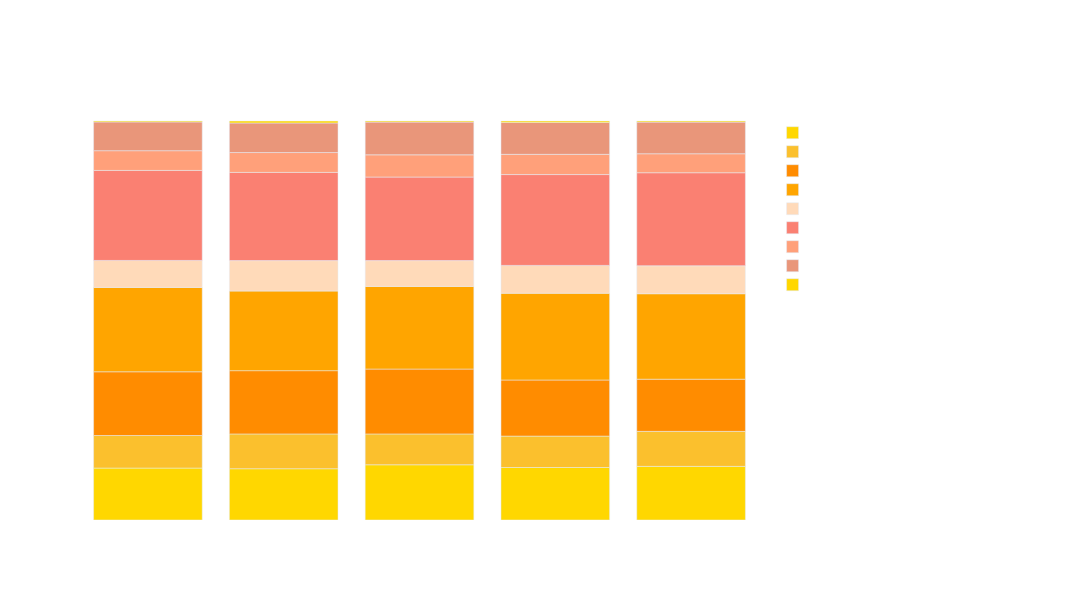

Notebook cell for this chart:
### Code cell


### Figure 1 — Plotly figure (JSON) as saved in the notebook; plotly's stock layout.template omitted (floating-point values rounded to 4 significant figures)
{"data": [{"alignmentgroup": "True", "hovertemplate": "OrgSize=1,000 to 4,999 employees<br>Year=%{x}<br>Percent=%{y}<extra></extra>", "legendgroup": "1,000 to 4,999 employees", "marker": {"color": "#FFD700", "pattern": {"shape": ""}}, "name": "1,000 to 4,999 employees", "offsetgroup": "1,000 to 4,999 employees", "orientation": "v", "showlegend": true, "textposition": "auto", "type": "bar", "x": [2020, 2021, 2022, 2023, 2024], "xaxis": "x", "y": [13.01, 12.85, 13.84, 13.16, 13.44], "yaxis": "y"}, {"alignmentgroup": "True", "hovertemplate": "OrgSize=10 to 19 employees<br>Year=%{x}<br>Percent=%{y}<extra></extra>", "legendgroup": "10 to 19 employees", "marker": {"color": "#FBC02D", "pattern": {"shape": ""}}, "name": "10 to 19 employees", "offsetgroup": "10 to 19 employees", "orientation": "v", "showlegend": true, "textposition": "auto", "type": "bar", "x": [2020, 2021, 2022, 2023, 2024], "xaxis": "x", "y": [8.16, 8.721, 7.727, 7.875, 8.769], "yaxis": "y"}, {"alignmentgroup": "True", "hovertemplate": "OrgSize=10,000 or more employees<br>Year=%{x}<br>Percent=%{y}<extra></extra>", "legendgroup": "10,000 or more employees", "marker": {"color": "#FF8C00", "pattern": {"shape": ""}}, "name": "10,000 or more employees", "offsetgroup": "10,000 or more employees", "orientation": "v", "showlegend": true, "textposition": "auto", "type": "bar", "x": [2020, 2021, 2022, 2023, 2024], "xaxis": "x", "y": [15.97, 15.85, 16.26, 14.06, 13.08], "yaxis": "y"}, {"alignmentgroup": "True", "hovertemplate": "OrgSize=100 to 499 employees<br>Year=%{x}<br>Percent=%{y}<extra></extra>", "legendgroup": "100 to 499 employees", "marker": {"color": "#FFA500", "pattern": {"shape": ""}}, "name": "100 to 499 employees", "offsetgroup": "100 to 499 employees", "orientation": "v", "showlegend": true, "textposition": "auto", "type": "bar", "x": [2020, 2021, 2022, 2023, 2024], "xaxis": "x", "y": [21.15, 19.95, 20.71, 21.74, 21.42], "yaxis": "y"}, {"alignmentgroup": "True", "hovertemplate": "OrgSize=2 to 9 employees<br>Year=%{x}<br>Percent=%{y}<extra></extra>", "legendgroup": "2 to 9 employees", "marker": {"color": "#FFDAB9", "pattern": {"shape": ""}}, "name": "2 to 9 employees", "offsetgroup": "2 to 9 employees", "orientation": "v", "showlegend": true, "textposition": "auto", "type": "bar", "x": [2020, 2021, 2022, 2023, 2024], "xaxis": "x", "y": [6.754, 7.636, 6.467, 6.982, 7.023], "yaxis": "y"}, {"alignmentgroup": "True", "hovertemplate": "OrgSize=20 to 99 employees<br>Year=%{x}<br>Percent=%{y}<extra></extra>", "legendgroup": "20 to 99 employees", "marker": {"color": "#FA8072", "pattern": {"shape": ""}}, "name": "20 to 99 employees", "offsetgroup": "20 to 99 employees", "orientation": "v", "showlegend": true, "textposition": "auto", "type": "bar", "x": [2020, 2021, 2022, 2023, 2024], "xaxis": "x", "y": [22.56, 22.1, 20.94, 22.77, 23.31], "yaxis": "y"}, {"alignmentgroup": "True", "hovertemplate": "OrgSize=5,000 to 9,999 employees<br>Year=%{x}<br>Percent=%{y}<extra></extra>", "legendgroup": "5,000 to 9,999 employees", "marker": {"color": "#FFA07A", "pattern": {"shape": ""}}, "name": "5,000 to 9,999 employees", "offsetgroup": "5,000 to 9,999 employees", "orientation": "v", "showlegend": true, "textposition": "auto", "type": "bar", "x": [2020, 2021, 2022, 2023, 2024], "xaxis": "x", "y": [4.945, 4.976, 5.57, 5.067, 4.758], "yaxis": "y"}, {"alignmentgroup": "True", "hovertemplate": "OrgSize=500 to 999 employees<br>Year=%{x}<br>Percent=%{y}<extra></extra>", "legendgroup": "500 to 999 employees", "marker": {"color": "#E9967A", "pattern": {"shape": ""}}, "name": "500 to 999 employees", "offsetgroup": "500 to 999 employees", "orientation": "v", "showlegend": true, "textposition": "auto", "type": "bar", "x": [2020, 2021, 2022, 2023, 2024], "xaxis": "x", "y": [7.213, 7.414, 8.202, 8.013, 7.927], "yaxis": "y"}, {"alignmentgroup": "True", "hovertemplate": "OrgSize=Just me - I am a freelancer, sole proprietor, etc.<br>Year=%{x}<br>Percent=%{y}<extra></extra>", "legendgroup": "Just me - I am a freelancer, sole proprietor, etc.", "marker": {"color": "#FFD700", "pattern": {"shape": ""}}, "name": "Just me - I am a freelancer, sole proprietor, etc.", "offsetgroup": "Just me - I am a freelancer, sole proprietor, etc.", "orientation": "v", "showlegend": true, "textposition": "auto", "type": "bar", "x": [2020, 2021, 2022, 2023, 2024], "xaxis": "x", "y": [0.2319, 0.4943, 0.2727, 0.3448, 0.2784], "yaxis": "y"}], "layout": {"barmode": "relative", "font": {"color": "white"}, "height": 600, "legend": {"title": {"text": "OrgSize"}, "tracegroupgap": 0}, "paper_bgcolor": "rgba(0,0,0,0)", "plot_bgcolor": "rgba(0,0,0,0)", "title": {"text": "Org Size Distribution by Year (Percentage)"}, "width": 1100, "xaxis": {"anchor": "y", "domain": [0, 1], "showgrid": false, "title": {"text": "Year"}}, "yaxis": {"anchor": "x", "domain": [0, 1], "showgrid": false, "title": {"text": "Percent"}}}}
